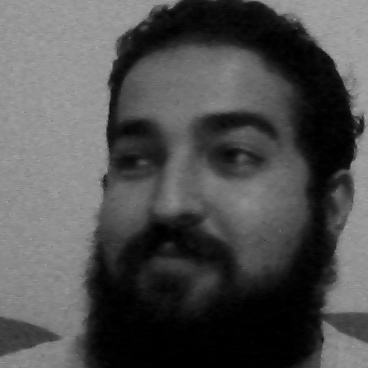
#> input picture dataSet/benokan/face-17.1.jpg, 368 x 368 px, given in place of the camera
$ python FaceDetection.py   (older library calls are emulated)
#> lines starting #> are read from the running program, lines starting #| are printed output that depends on the picture; after the words box and inside, x2 and y2 are one past the last pixel; in counts of white or black regions, pixels touching at a corner belong together
#> further down, img is the input picture: shape (368, 368, 3); min 0, max 170, mean 79.7
# -*- coding: utf-8 -*-
import math
import cv2
import numpy as np
import FaceConfig

# given an image with the dimensions of face and eyes, return the face in leveled position
def levelFace(image, face):
    ((x, y, w, h), eyedim) = face
    if len(eyedim) != 2:
        # only rotate the face if thre are two eyes found
        return image[y:y+h, x:x+w]

    leftx = eyedim[0][0]
    lefty = eyedim[0][1]
    rightx = eyedim[1][0]
    righty = eyedim[1][1]
    if leftx > rightx:
        leftx, rightx = rightx, leftx
        lefty, righty = righty, lefty
    if lefty == righty or leftx == rightx:
        return image[y:y+h, x:x+w]

    rotDeg = math.degrees(math.atan((righty - lefty) / float(rightx - leftx)))
    if abs(rotDeg) < 20:
        rotMat = cv2.getRotationMatrix2D((leftx, lefty), rotDeg, 1)
        rotImg = cv2.warpAffine(image, rotMat, (image.shape[1], image.shape[0]))
        return rotImg[y:y+h, x:x+w]

    return image[y:y+h, x:x+w]

def detectFaces(image, faceCascade, eyeCascade=None, returnGray=True):
#> called with returnGray = False
    cas_rejectLevel = 1.3
    cas_levelWeight = 5

    # Convert color input image to grayscale
    gray = cv2.cvtColor(image, cv2.COLOR_BGR2GRAY)

    # Detect faces
    faces = faceCascade.detectMultiScale(gray, cas_rejectLevel, cas_levelWeight)
#> faces = [[49, 49, 269, 269]]

    # If faces are found
    result = []
    for (x, y, w, h) in faces:
        eyes = []
        if eyeCascade != None:
            roi_gray = gray[y:y+h, x:x+w]
            eyes = eyeCascade.detectMultiScale(roi_gray)

        result.append(((x, y, w, h), eyes))
#> this loop made 1 pass
#> (x, y, w, h, eyes) on pass 1: (49, 49, 269, 269, [[149, 73, 67, 67], [61, 87, 49, 49]])
#> pass 1, in detectFaces, `roi_gray = gray[y:y+h, x:x+w]`:
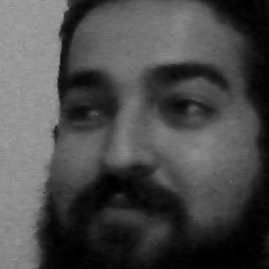
#> roi_gray: shape (269, 269); min 0, max 168, mean 73.9
#> after the loop, result = [((49, 49, 269, 269), [[149, 73, 67, 67], [61, 87, 49, 49]])]

    if returnGray:
        return gray, result
    else:
        return image, result

if __name__ == '__main__':

#def t():
    cv2.namedWindow("camera", 1)
    capture = cv2.VideoCapture(0)

    # To improve performance, can specify a lower resolution. e.g. 320x240
    width = None
    height = None

    faceCascade = cv2.CascadeClassifier(FaceConfig.FACE_CASCADE_FILE)
    eyeCascade = cv2.CascadeClassifier(FaceConfig.EYE_CASCADE_FILE)


    if width is None:
        width = int(capture.get(cv2.cv.CV_CAP_PROP_FRAME_WIDTH))
    else:
        capture.set(cv2.cv.CV_CAP_PROP_FRAME_WIDTH, width)

    if height is None:
        height = int(capture.get(cv2.cv.CV_CAP_PROP_FRAME_HEIGHT))
    else:
        capture.set(cv2.cv.CV_CAP_PROP_FRAME_HEIGHT, height)

    result = np.zeros((height, width, 3), np.uint8)

    while True:
        retval, img = capture.read()

        image, face_dim = detectFaces(img, faceCascade, eyeCascade, False)
#> face_dim has the same summary as result in detectFaces
        for ((x, y, w, h), eye_dim) in face_dim:
            cv2.rectangle(image, (x, y), (x+w, y+h), (255, 0, 0), 2)
            for (ex, ey, ew, eh) in eye_dim:
                cv2.rectangle(image, (ex+x, ey+y), (ex+x+ew, ey+y+eh), (0, 255, 0), 2)
#> this loop made 1 pass
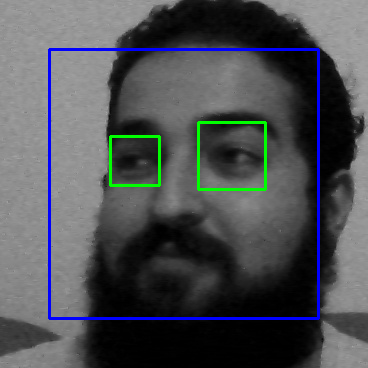
#> image: shape (368, 368, 3); 3.4% of pixels changed, all inside (x1, y1, x2, y2) = (48, 48, 320, 320)

        cv2.imshow("camera", image)
        if cv2.waitKey(30) & 0xFF == ord('q'):
#> (key q is pressed here)
            break

    capture.release()
    cv2.destroyAllWindows()

$ run again, on dataSet/benokan/face-17.10.jpg
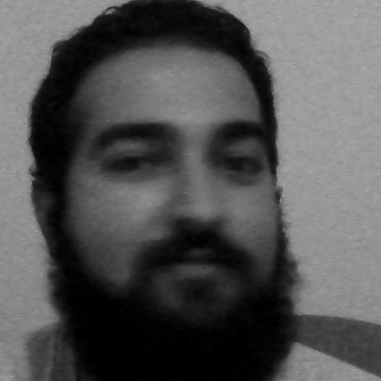
#> input picture dataSet/benokan/face-17.10.jpg, 381 x 381 px, given in place of the camera
#> img is the input picture: shape (381, 381, 3); min 0, max 172, mean 83.3
#> faces = [[50, 49, 276, 276]]
#> the loop in detectFaces, `for (x, y, w, h) in faces:` made 1 pass
#> (x, y, w, h, eyes) on pass 1: (50, 49, 276, 276, [[160, 85, 57, 57], [46, 86, 59, 59]])
#> pass 1, in detectFaces, `roi_gray = gray[y:y+h, x:x+w]`:
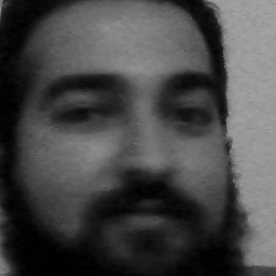
#> roi_gray: shape (276, 276); min 0, max 169, mean 71.1
#> after the loop in detectFaces, `for (x, y, w, h) in faces:`: result = [((50, 49, 276, 276), [[160, 85, 57, 57], [46, 86, 59, 59]])]
#> face_dim has the same summary as result in detectFaces
#> the loop `for ((x, y, w, h), eye_dim) in face_dim:` made 1 pass
#> after the loop `for ((x, y, w, h), eye_dim) in face_dim:`:
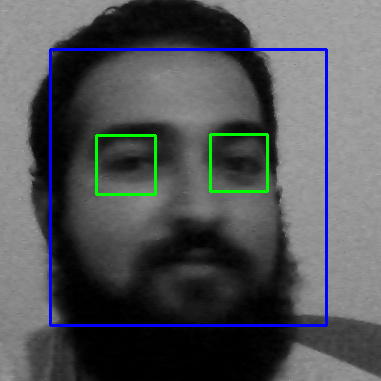
#> image: shape (381, 381, 3); 3.23% of pixels changed, all inside (x1, y1, x2, y2) = (49, 48, 328, 327)

$ run again, on dataSet/benokan/face-17.11.jpg
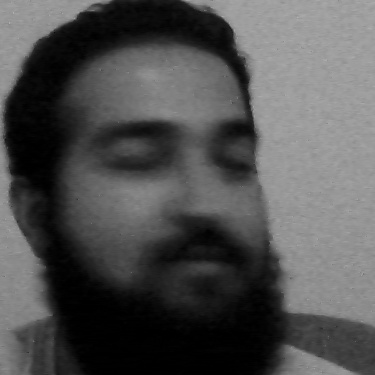
#> input picture dataSet/benokan/face-17.11.jpg, 375 x 375 px, given in place of the camera
#> img is the input picture: shape (375, 375, 3); min 0, max 177, mean 81.3
#> faces = [[60, 55, 262, 262]]
#> the loop in detectFaces, `for (x, y, w, h) in faces:` made 1 pass
#> pass 1, in detectFaces, `roi_gray = gray[y:y+h, x:x+w]`:
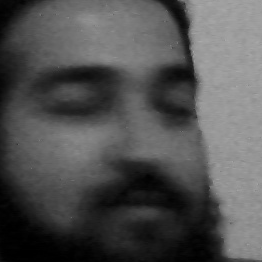
#> roi_gray: shape (262, 262); min 0, max 170, mean 82.1
#> after the loop in detectFaces, `for (x, y, w, h) in faces:`: result = [((60, 55, 262, 262), ())]
#> the loop `for ((x, y, w, h), eye_dim) in face_dim:` made 1 pass
#> after the loop `for ((x, y, w, h), eye_dim) in face_dim:`:
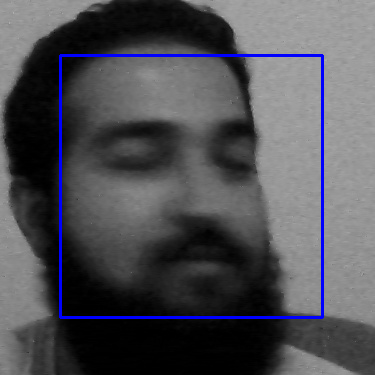
#> image: shape (375, 375, 3); 2.23% of pixels changed, all inside (x1, y1, x2, y2) = (59, 54, 324, 319)
